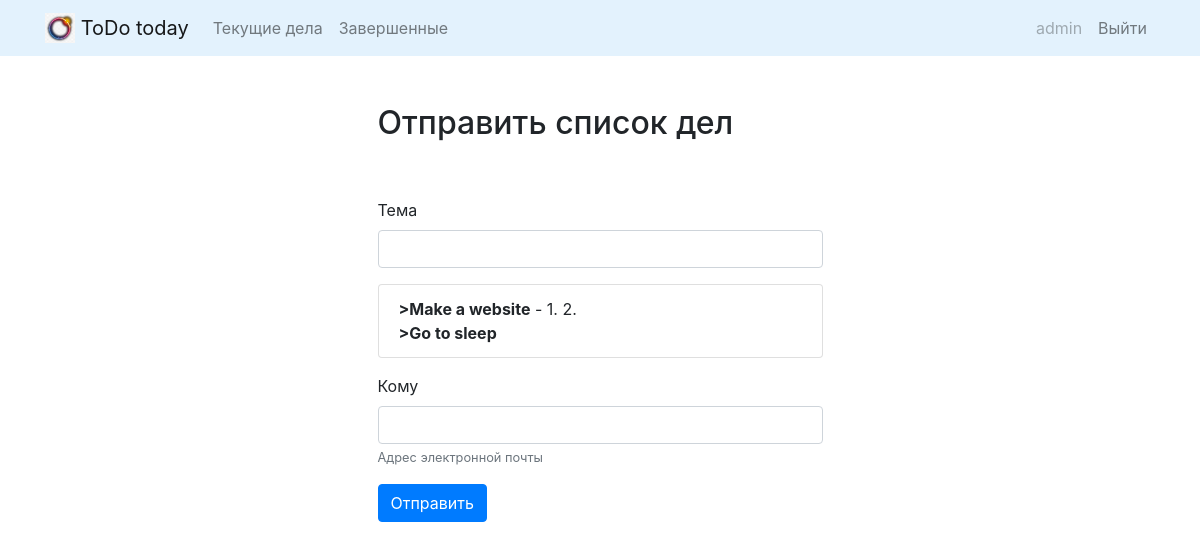
/sendemail/ (signed in), run on an earlier commit of the app's database.
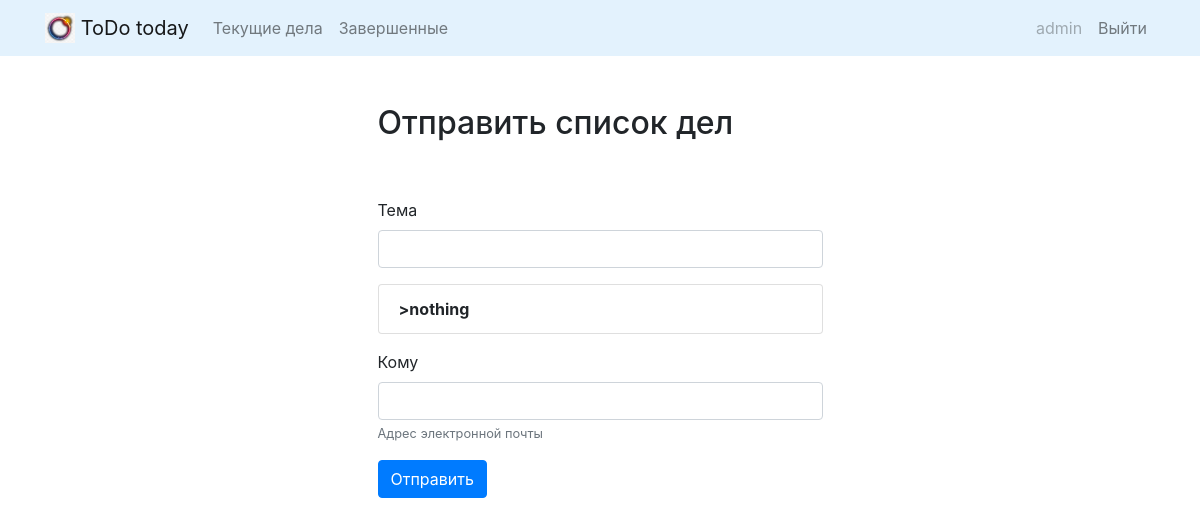
And on a later commit of the database.
### todo/models.py (models this page shows, shortened)
class Todo(models.Model):
	title = models.CharField(max_length=100)
	created = models.DateTimeField(auto_now_add=True)
	memo = models.TextField(max_length=500, blank=True)
	datecompleted = models.DateTimeField(null=True, blank=True)
	important = models.BooleanField(default=False)
	user = models.ForeignKey(User, on_delete=models.CASCADE)

### todo/views.py (the view, shortened to what this page needs)
# urls.py: path('sendemail/', views.email, name='email'),
@login_required
def email(request):
    todos = Todo.objects.filter(user=request.user, datecompleted__isnull=True)
    if request.method == 'GET':
        return render(request, 'todo/email.html', {'form':MailForm(), 'todos':todos})

### todo/forms.py
class MailForm(ModelForm):
	class Meta:
		model = Mail
		fields = ['title', 'todolist', 'usermail']

### todo/templates/todo/email.html (shortened to what this page needs)
{% extends "todo/base.html" %}
{% block content %}
    <div class="row justify-content-center mt-5">
        <div class="col-md-5">
            <h2>Отправить список дел</h2>
        </div>
    </div>
    <div class="row justify-content-center mt-5">
        <div class="col-md-5">
            <form method="POST">
                <div class="form-group">
                    <label for="title">Тема</label>
                    <input type="text" name="title" class="form-control" id="title" required>
                </div>
                <div class="form-group">
                    <div class="list-group-item" name="todolist" class="form-control" id="todolist" >
                        {% for todo in todos %}
                        <b>>{{ todo.title }}</b>{% if todo.memo %} - {{ todo.memo|truncatechars:30 }}{% endif %}</a>
                        <br>
                        {% endfor %}
                    </div>
                </div>
                 <div class="form-group">
                    <label for="usermail">Кому</label>
                    <input type="text" name="usermail" class="form-control" id="usermail" required>
                    <small id="usermailHelp" class="form-text text-muted">Адрес электронной почты</small>
                </div>
                <div class="form-group">
                    <button type="submit" class="btn btn-primary">Отправить</button>
                </div>
            </form>
        </div>
    </div>
{% endblock %}

What changed in the data, as far as the page shows it:
no longer on this page (row edited): Todo: title "Make a website", memo "1. 2."
no longer on this page (row edited): Todo: title "Go to sleep"
added Todo: title "nothing"
